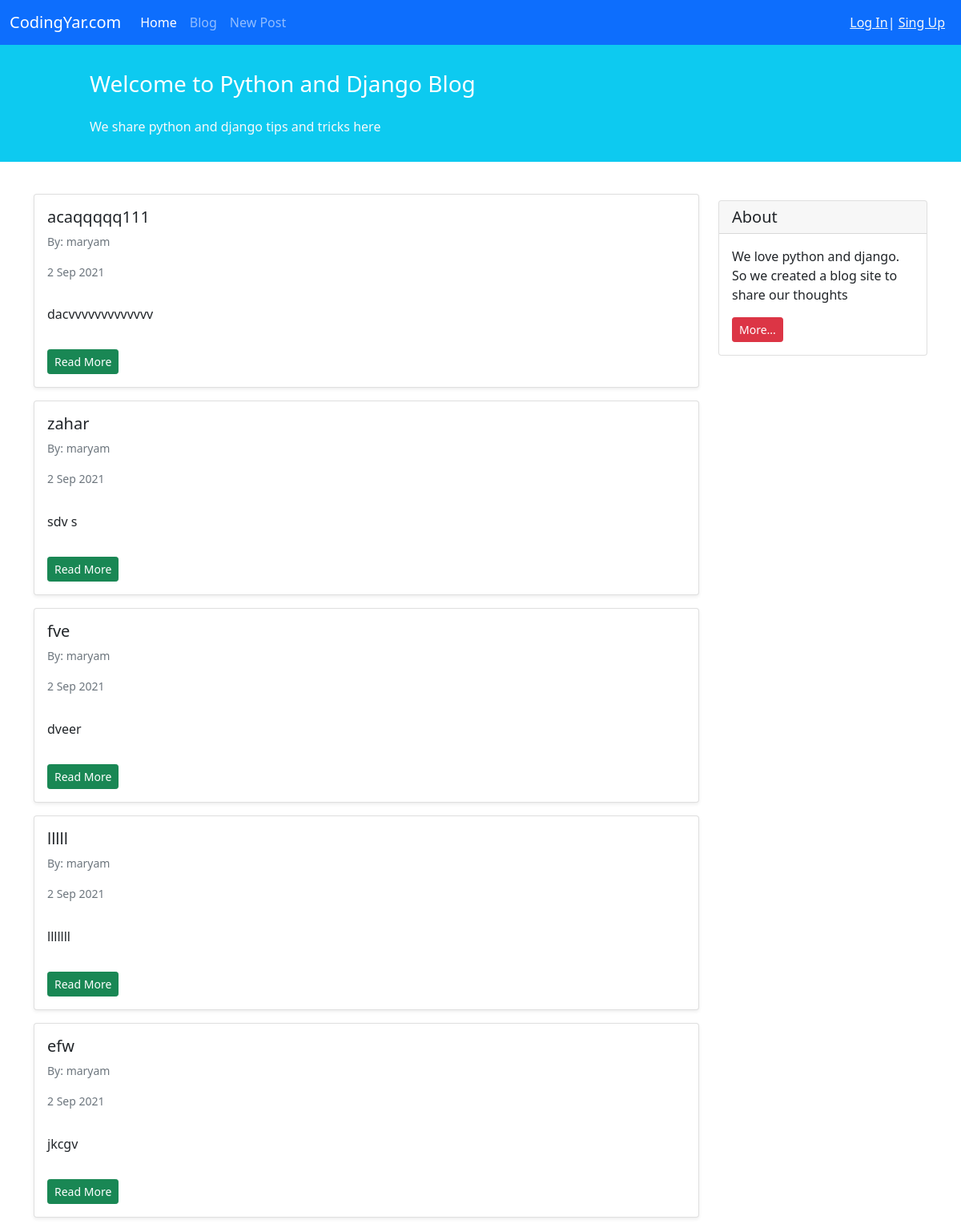
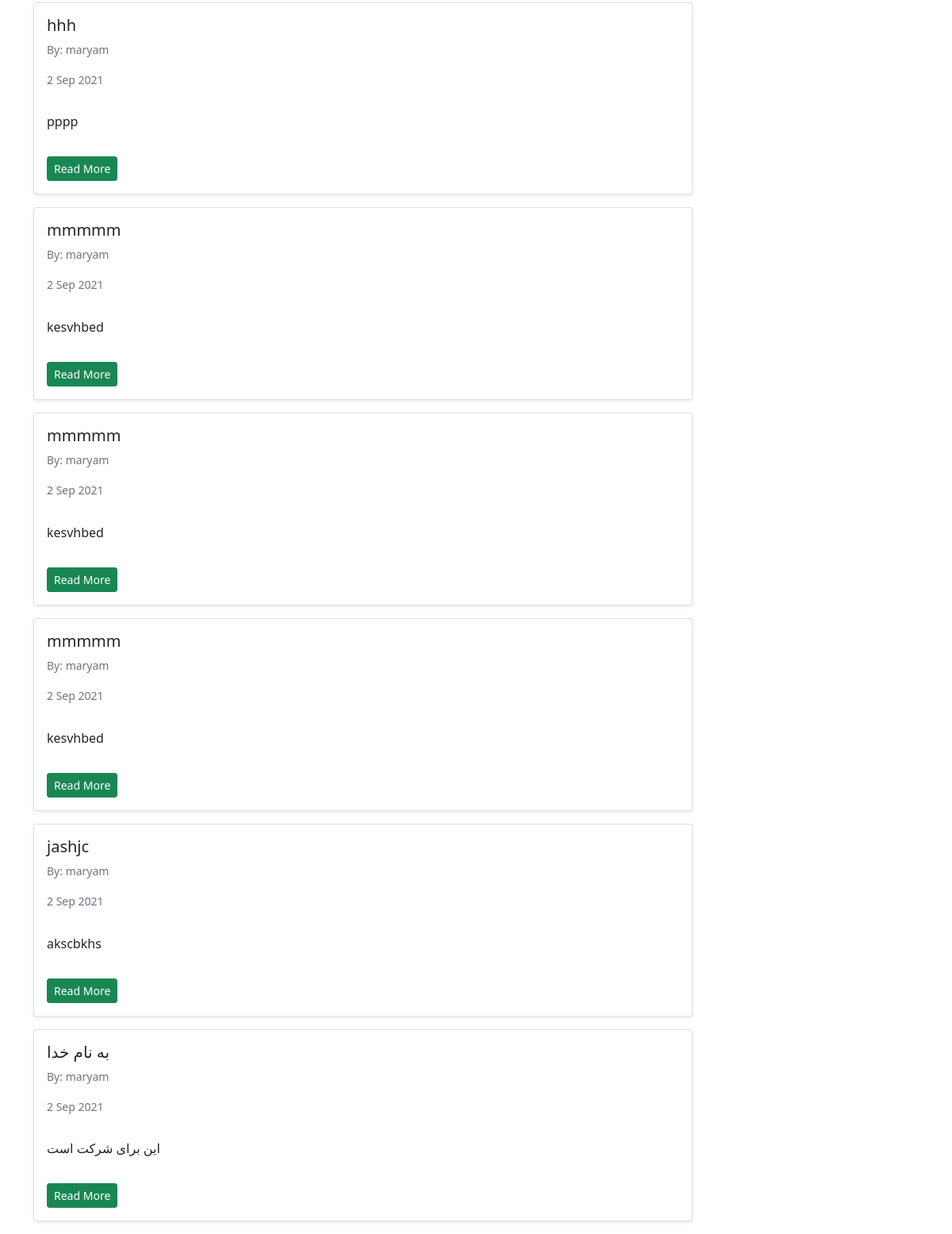
Screenshot of /blog/ with the database file from the repository (2 pictures, top to bottom).
### blog/models.py (models this page shows, shortened)
class Post(models.Model):
    STATUS_CHOICES = (
        ('pub', 'Published'),
        ('drf', 'Draft'),
    )
    title = models.CharField(max_length= 100)
    text = models.TextField()
    author = models.ForeignKey('auth.User', on_delete=models.CASCADE)
    datetime_created = models.DateTimeField(auto_now_add=True)
    datetime_modified = models.DateTimeField(auto_now=True)
    status = models.CharField(choices=STATUS_CHOICES, max_length=3)

### blog/views.py (the view)
# urls.py: path('', views.PostListView.as_view(), name='posts_list'),
class PostListView(generic.ListView):
    template_name = 'blog/posts_list.html'
    context_object_name = 'posts_list'
    def get_queryset(self):
        return Post.objects.filter(status='pub').order_by('-datetime_modified')

### blog/templates/blog/posts_list.html (shortened to what this page needs)
{% extends '_base.html' %}
{% block content %}
    <div class="container mt-4">
        <div class="row">
            <div class="col-9">
                {% for post in posts_list %}
                    <div class="card shadow-sm my-3">
                        <div class="card-body">
                            <h5 class="card-title">{{ post.title }}</h5>
                            <p class="small text-muted mt-2">By: {{ post.author }}</p>
                            <h6 class="card-subtitle mb-2 text-muted small py-2">2 Sep 2021</h6>
                            <p class="card-text py-3">
                              {{ post.text }}
                            </p>
                            <a href ="{% url 'post_detail' post.id %}" class="btn btn-sm btn-success">Read More</a>
                        </div>
                    </div>
                {% endfor %}
            </div>
            <div class="col-3">
                <div class="card my-4">
                    <h5 class="card-header">About</h5>
                    <div class="card-body">
                        <p class="card-text">We love python and django. So we created a blog site to share our
                            thoughts</p>
                        <a href="#"
                           class="btn btn-sm btn-danger">
                            More...
                        </a>
                    </div>
                </div>
            </div>
        </div>
    </div>
{% endblock content %}

### templates/_base.html (shortened to what this page needs)
<!doctype html>
<html lang="en">
<head>
    <link href="https://cdn.jsdelivr.net/npm/bootstrap@5.1.3/dist/css/bootstrap.min.css" rel="stylesheet"
>
</head>
<body>
<nav class="navbar navbar-expand-lg navbar-dark bg-primary">
    <div class="container-fluid">
        <a class="navbar-brand" href="#">CodingYar.com</a>
        <div class="collapse navbar-collapse" id="navbarNavAltMarkup">
            <div class="navbar-nav">
                <a class="nav-link active" aria-current="page" href="{% url 'posts_list' %}">Home</a>
                <a class="nav-link" href="{% url 'posts_list' %}">Blog</a>
                <a class="nav-link" href="{% url 'post_create' %}">New Post</a>
            </div>
        </div>
        <div class="mx-2 text-white">
                {% if user.is_authenticated %}
                    Welcome {{ user.username }} | <a class="text-light" href="{% url 'logout' %}">Log out</a>
                {% else %}
                    <a class="text-light" href="{% url 'login' %}">Log In</a>| <a class="text-light" href="{% url 'signup' %}">Sing Up</a>
                {% endif %}
            </div>
    </div>
</nav>
<div class="container-fluid bg-info">
    <div class="row py-3">
        <div class="col-md-8 col-md-10 mx-auto">
            <h3 class="my-4 mt-3 text-white">Welcome to Python and Django Blog</h3>
            <p class="text-light">We share python and django tips and tricks here</p>
        </div>
    </div>
</div>
    {% block content %}
    {% endblock %}
</body>
</html>

### rows the page displays
Post: title "acaqqqqq111", author "maryam", text "dacvvvvvvvvvvvvv"
Post: title "zahar", author "maryam", text "sdv s"
Post: title "fve", author "maryam", text "dveer"
Post: title "lllll", author "maryam", text "lllllll"
Post: title "efw", author "maryam", text "jkcgv"
Post: title "hhh", author "maryam", text "pppp"
Post: title "mmmmm", author "maryam", text "kesvhbed"
Post: title "mmmmm", author "maryam", text "kesvhbed"
Post: title "mmmmm", author "maryam", text "kesvhbed"
Post: title "jashjc", author "maryam", text "akscbkhs"
Post: title "به نام خدا", author "maryam", text "این برای شرکت است"
